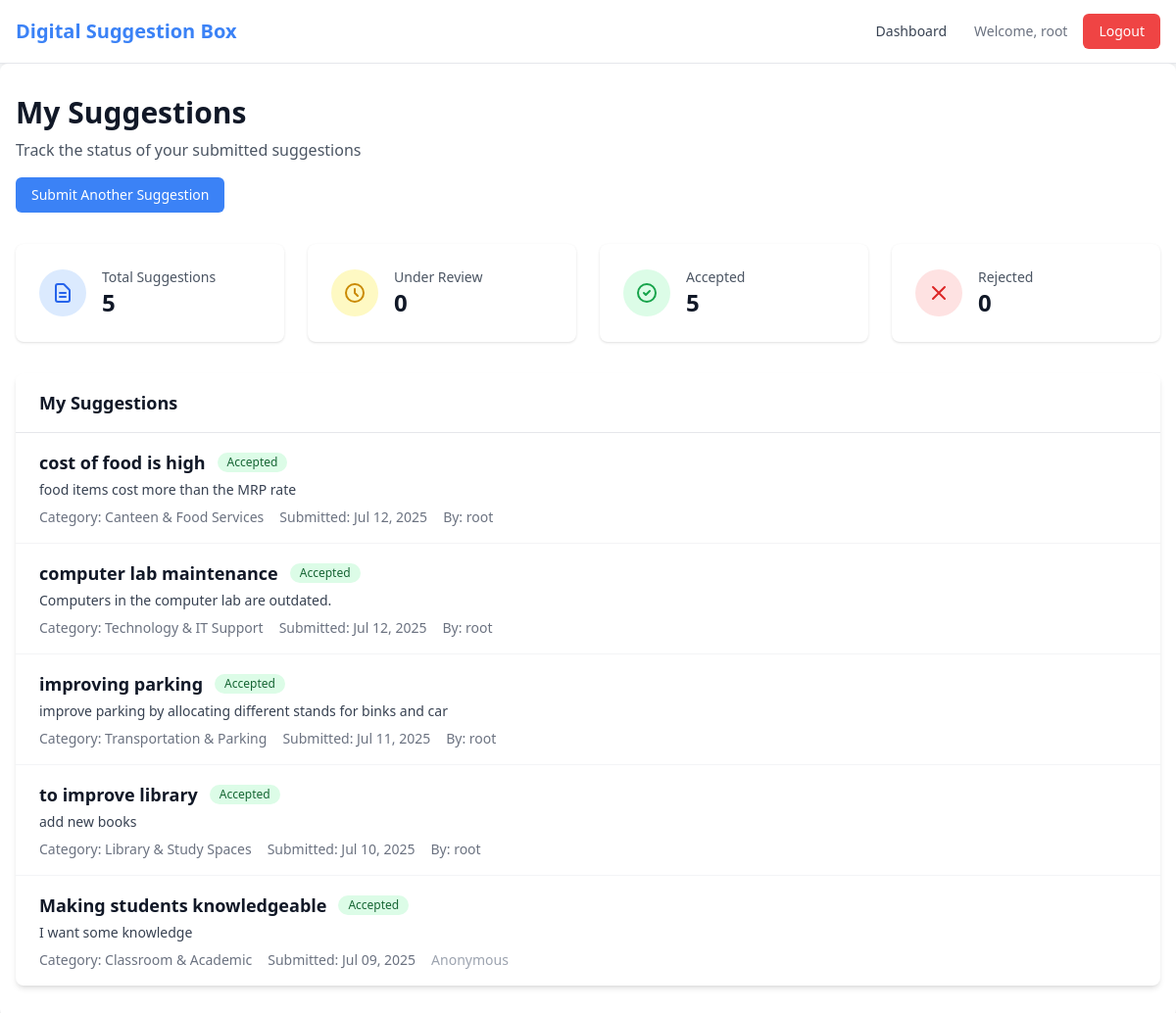
The app's page /dashboard/ (signed in) with its own data.
### core/models.py (models this page shows, shortened)
class Suggestion(models.Model):
    STATUS_CHOICES = [
        ('under_review', 'Under Review'),
        ('accepted', 'Accepted'),
        ('rejected', 'Rejected'),
    ]
    user = models.ForeignKey(User, on_delete=models.SET_NULL, null=True, blank=True, related_name='suggestions')
    is_anonymous = models.BooleanField(default=False)
    category = models.ForeignKey(Category, on_delete=models.SET_NULL, null=True, related_name='suggestions')
    title = models.CharField(max_length=200)
    content = models.TextField()
    status = models.CharField(max_length=20, choices=STATUS_CHOICES, default='under_review')
    created_at = models.DateTimeField(auto_now_add=True)
    updated_at = models.DateTimeField(auto_now=True)
    sentiment = models.FloatField(null=True, blank=True, help_text="Sentiment polarity: -1 (negative) to 1 (positive)")
    is_spam = models.BooleanField(default=False, help_text="Flag if suggestion is likely spam")
    auto_category = models.CharField(max_length=100, null=True, blank=True, help_text="Auto-detected category")

class Category(models.Model):
    name = models.CharField(max_length=100, unique=True)
    created_by = models.ForeignKey(User, on_delete=models.SET_NULL, null=True, blank=True, related_name='created_categories')
    created_at = models.DateTimeField(auto_now_add=True)

### core/views.py (the view)
# urls.py: path('dashboard/', views.dashboard, name='dashboard'),
@login_required
def dashboard(request):
    if request.user.is_superuser:
        suggestions = Suggestion.objects.all().order_by('-created_at')
    elif hasattr(request.user, 'category_admin'):
        suggestions = Suggestion.objects.filter(category__in=request.user.category_admin.categories.all()).order_by('-created_at')
    else:
        suggestions = Suggestion.objects.filter(user=request.user).order_by('-created_at')
    total_count = suggestions.count()
    under_review_count = suggestions.filter(status='under_review').count()
    accepted_count = suggestions.filter(status='accepted').count()
    rejected_count = suggestions.filter(status='rejected').count()
    categories = Category.objects.all()
    return render(request, 'core/dashboard.html', {
        'suggestions': suggestions,
        'categories': categories,
        'total_count': total_count,
        'under_review_count': under_review_count,
        'accepted_count': accepted_count,
        'rejected_count': rejected_count,
    })

### core/templates/core/dashboard.html (shortened to what this page needs)
{% extends 'core/base.html' %}
{% block content %}
<div class="max-w-7xl mx-auto">
    <div class="mb-8">
        <h1 class="text-3xl font-bold text-gray-900">
            {% if user.is_staff %}
                Admin Dashboard
            {% else %}
                My Suggestions
            {% endif %}
        </h1>
        <p class="text-gray-600 mt-2">
            {% if user.is_staff %}
                Manage all suggestions and categories
            {% else %}
                Track the status of your submitted suggestions
            {% endif %}
        </p>
        <a href="{% url 'home' %}" class="bg-primary hover:bg-blue-600 text-white px-4 py-2 rounded-md text-sm font-medium mt-4 inline-block">
            Submit Another Suggestion
        </a>
    </div>
    <div class="grid grid-cols-1 md:grid-cols-4 gap-6 mb-8">
        <div class="bg-white rounded-lg shadow p-6">
            <div class="flex items-center">
                <div class="p-3 rounded-full bg-blue-100 text-blue-600">
                    <svg class="w-6 h-6" fill="none" stroke="currentColor" viewBox="0 0 24 24">
                        <path stroke-linecap="round" stroke-linejoin="round" stroke-width="2" d="M9 12h6m-6 4h6m2 5H7a2 2 0 01-2-2V5a2 2 0 012-2h5.586a1 1 0 01.707.293l5.414 5.414a1 1 0 01.293.707V19a2 2 0 01-2 2z"></path>
                    </svg>
                </div>
                <div class="ml-4">
                    <p class="text-sm font-medium text-gray-600">Total Suggestions</p>
                    <p class="text-2xl font-semibold text-gray-900">{{ total_count }}</p>
                </div>
            </div>
        </div>
        <div class="bg-white rounded-lg shadow p-6">
            <div class="flex items-center">
                <div class="p-3 rounded-full bg-yellow-100 text-yellow-600">
                    <svg class="w-6 h-6" fill="none" stroke="currentColor" viewBox="0 0 24 24">
                        <path stroke-linecap="round" stroke-linejoin="round" stroke-width="2" d="M12 8v4l3 3m6-3a9 9 0 11-18 0 9 9 0 0118 0z"></path>
                    </svg>
                </div>
                <div class="ml-4">
                    <p class="text-sm font-medium text-gray-600">Under Review</p>
                    <p class="text-2xl font-semibold text-gray-900" data-count-status="under_review">{{ under_review_count }}</p>
                </div>
            </div>
        </div>
        <div class="bg-white rounded-lg shadow p-6">
            <div class="flex items-center">
                <div class="p-3 rounded-full bg-green-100 text-green-600">
                    <svg class="w-6 h-6" fill="none" stroke="currentColor" viewBox="0 0 24 24">
                        <path stroke-linecap="round" stroke-linejoin="round" stroke-width="2" d="M9 12l2 2 4-4m6 2a9 9 0 11-18 0 9 9 0 0118 0z"></path>
                    </svg>
                </div>
                <div class="ml-4">
                    <p class="text-sm font-medium text-gray-600">Accepted</p>
                    <p class="text-2xl font-semibold text-gray-900" data-count-status="accepted">{{ accepted_count }}</p>
                </div>
            </div>
        </div>
        <div class="bg-white rounded-lg shadow p-6">
            <div class="flex items-center">
                <div class="p-3 rounded-full bg-red-100 text-red-600">
                    <svg class="w-6 h-6" fill="none" stroke="currentColor" viewBox="0 0 24 24">
                        <path stroke-linecap="round" stroke-linejoin="round" stroke-width="2" d="M6 18L18 6M6 6l12 12"></path>
                    </svg>
                </div>
                <div class="ml-4">
                    <p class="text-sm font-medium text-gray-600">Rejected</p>
                    <p class="text-2xl font-semibold text-gray-900" data-count-status="rejected">{{ rejected_count }}</p>
                </div>
            </div>
        </div>
    </div>
    <div class="bg-white rounded-lg shadow-md">
        <div class="px-6 py-4 border-b border-gray-200">
            <h2 class="text-lg font-bold text-gray-900">
                {% if user.is_staff %}
                    All Suggestions
                {% else %}
                    My Suggestions
                {% endif %}
            </h2>
        </div>
        {% if suggestions %}
            <div class="divide-y divide-gray-100">
                {% for suggestion in suggestions %}
                <div class="px-6 py-4 hover:bg-gray-50">
                    <div class="flex items-center justify-between">
                        <div class="flex-1">
                            <div class="flex items-center space-x-3">
                                <h3 class="text-lg font-bold text-gray-900">
                                    <a href="{% url 'suggestion_detail' suggestion.id %}" class="hover:text-primary">
                                        {{ suggestion.title }}
                                    </a>
                                </h3>
                                <span class="inline-flex items-center px-2.5 py-0.5 rounded-full text-xs font-medium
                                    {% if suggestion.status == 'under_review' %}bg-yellow-100 text-yellow-800
                                    {% elif suggestion.status == 'accepted' %}bg-green-100 text-green-800
                                    {% else %}bg-red-100 text-red-800{% endif %}">
                                    {{ suggestion.get_status_display }}
                                </span>
                            </div>
                            <p class="text-sm text-gray-700 mt-1">{{ suggestion.content|truncatewords:30 }}</p>
                            <div class="flex items-center space-x-4 mt-2 text-sm text-gray-500">
                                <span>Category: {{ suggestion.category.name }}</span>
                                <span>Submitted: {{ suggestion.created_at|date:"M d, Y" }}</span>
                                {% if suggestion.is_anonymous %}
                                    <span class="text-gray-400">Anonymous</span>
                                {% else %}
                                    <span>By: {{ suggestion.user.username }}</span>
                                {% endif %}
                            </div>
                        </div>
                    </div>
                </div>
                {% endfor %}
            </div>
        {% endif %}
    </div>
</div>
{% endblock %}

### core/templates/core/base.html (shortened to what this page needs)
<!DOCTYPE html>
<html lang="en">
<head>
    <script src="https://cdn.tailwindcss.com"></script>
</head>
<body class="bg-gray-50 min-h-screen text-gray-900">
    <nav class="bg-white shadow-lg border-b border-gray-200">
        <div class="max-w-7xl mx-auto px-4">
            <div class="flex justify-between h-16">
                <div class="flex items-center">
                    <a href="{% url 'home' %}" class="text-xl font-bold text-primary">
                        Digital Suggestion Box
                    </a>
                </div>
                <div class="flex items-center space-x-4">
                    {% if user.is_authenticated %}
                        <a href="{% url 'dashboard' %}" class="text-gray-700 hover:text-primary px-3 py-2 rounded-md text-sm font-medium">
                            Dashboard
                        </a>
                        <span class="text-gray-500 text-sm">Welcome, {{ user.username }}</span>
                        <a href="{% url 'logout' %}" class="bg-red-500 hover:bg-red-600 text-white px-4 py-2 rounded-md text-sm font-medium">
                            Logout
                        </a>
                    {% endif %}
                </div>
            </div>
        </div>
    </nav>
    <main class="max-w-7xl mx-auto px-4 py-8 bg-white rounded-lg shadow-lg">
        {% block content %}
        {% endblock %}
    </main>
</body>
</html>

### records on screen
Suggestion: title "cost of food is high", status "Accepted", content "food items cost more than the MRP rate", category.name "Canteen & Food Services", created_at "Jul 12, 2025", user.username "root"
Suggestion: title "computer lab maintenance", status "Accepted", content "Computers in the computer lab are outdated.", category.name "Technology & IT Support", created_at "Jul 12, 2025", user.username "root"
Suggestion: title "improving parking", status "Accepted", content "improve parking by allocating different stands for binks and car", category.name "Transportation & Parking", created_at "Jul 11, 2025", user.username "root"
Suggestion: title "to improve library", status "Accepted", content "add new books", category.name "Library & Study Spaces", created_at "Jul 10, 2025", user.username "root"
Suggestion: title "Making students knowledgeable", status "Accepted", content "I want some knowledge", category.name "Classroom & Academic", created_at "Jul 09, 2025", is_anonymous "Anonymous"

### other values on screen
{{ user.username }} "root"
{{ total_count }} "5"
{{ under_review_count }} "0"
{{ accepted_count }} "5"
{{ rejected_count }} "0"
